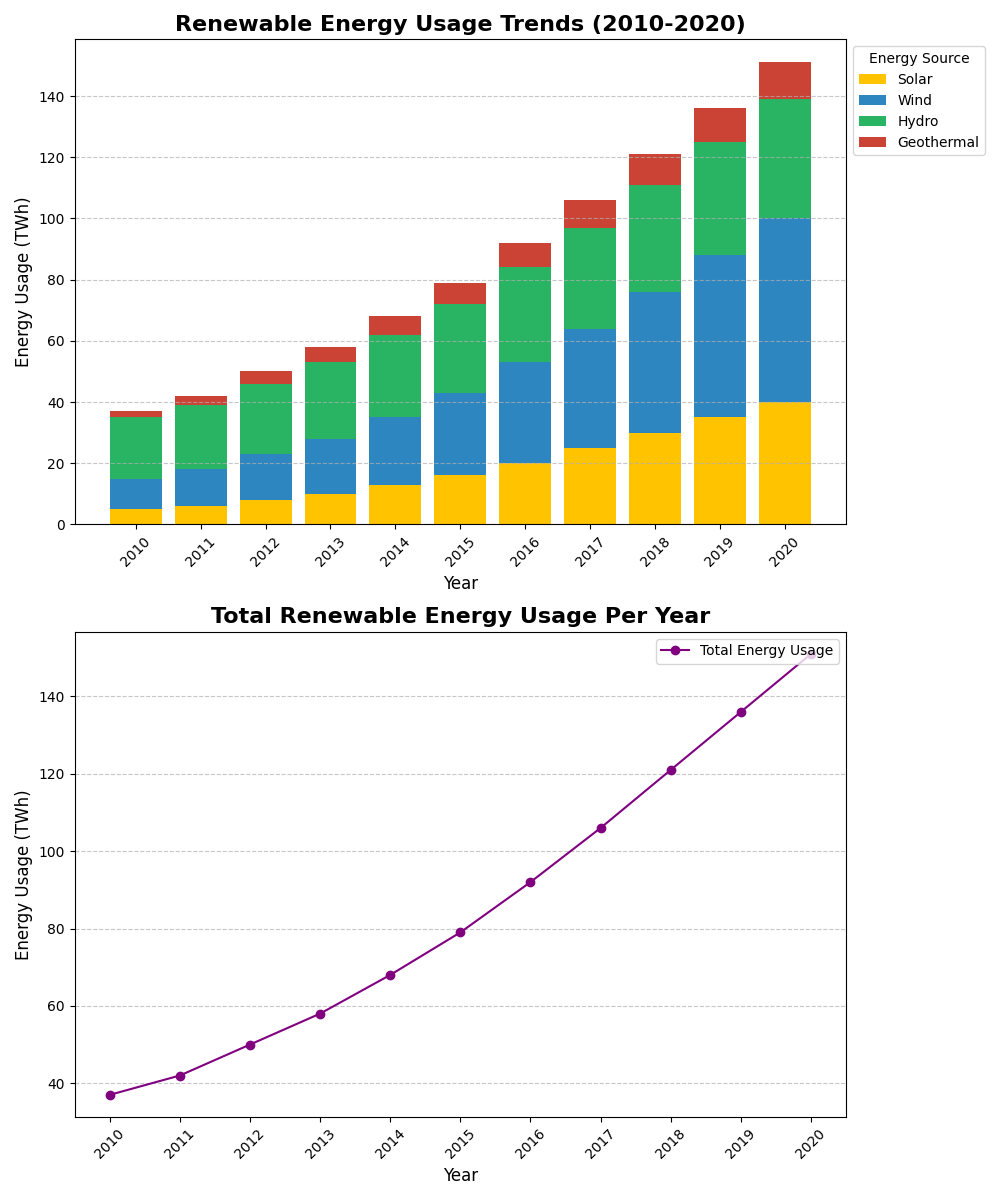

The Python source for this figure:
import matplotlib.pyplot as plt
import numpy as np

years = np.arange(2010, 2021)

solar_energy = [5, 6, 8, 10, 13, 16, 20, 25, 30, 35, 40]
wind_energy = [10, 12, 15, 18, 22, 27, 33, 39, 46, 53, 60]
hydro_energy = [20, 21, 23, 25, 27, 29, 31, 33, 35, 37, 39]
geothermal_energy = [2, 3, 4, 5, 6, 7, 8, 9, 10, 11, 12]

total_energy_usage = (np.array(solar_energy) +
                      np.array(wind_energy) +
                      np.array(hydro_energy) +
                      np.array(geothermal_energy))

# Create a figure with two subplots, arranged vertically
fig, (ax1, ax2) = plt.subplots(2, 1, figsize=(10, 12))

# Stacked Bar Chart for Renewable Energy Usage
ax1.bar(years, solar_energy, label='Solar', color='#FFC300')
ax1.bar(years, wind_energy, bottom=solar_energy, label='Wind', color='#2E86C1')
ax1.bar(years, hydro_energy, bottom=np.array(solar_energy) + np.array(wind_energy), label='Hydro', color='#28B463')
ax1.bar(years, geothermal_energy, bottom=np.array(solar_energy) + np.array(wind_energy) + np.array(hydro_energy), label='Geothermal', color='#CB4335')

ax1.set_title("Renewable Energy Usage Trends (2010-2020)", fontsize=16, fontweight='bold')
ax1.set_xlabel("Year", fontsize=12)
ax1.set_ylabel("Energy Usage (TWh)", fontsize=12)
ax1.set_xticks(years)
ax1.set_xticklabels(years, rotation=45)
ax1.legend(title='Energy Source', loc='upper left', bbox_to_anchor=(1, 1))
ax1.grid(True, axis='y', linestyle='--', alpha=0.7)

# Line Plot for Total Energy Usage
ax2.plot(years, total_energy_usage, marker='o', linestyle='-', color='purple', label='Total Energy Usage')
ax2.set_title("Total Renewable Energy Usage Per Year", fontsize=16, fontweight='bold')
ax2.set_xlabel("Year", fontsize=12)
ax2.set_ylabel("Energy Usage (TWh)", fontsize=12)
ax2.set_xticks(years)
ax2.set_xticklabels(years, rotation=45)
ax2.legend(loc='upper right')
ax2.grid(True, axis='y', linestyle='--', alpha=0.7)

plt.tight_layout()
plt.show()
